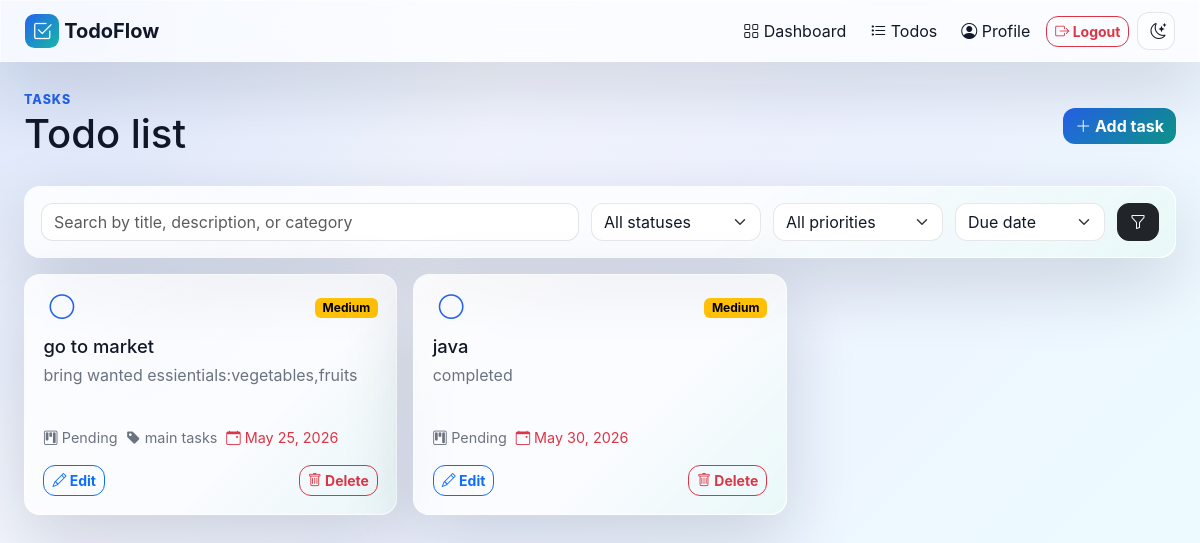
Screenshot of /todos/ (signed in) with the database file from the repository.
### todo/models.py (models this page shows, shortened)
class TodoTask(models.Model):
    class Status(models.TextChoices):
        PENDING = "pending", "Pending"
        IN_PROGRESS = "in_progress", "In progress"
        COMPLETED = "completed", "Completed"
    user = models.ForeignKey(settings.AUTH_USER_MODEL, on_delete=models.CASCADE, related_name="todos")
    title = models.CharField(max_length=160)
    description = models.TextField(blank=True)
    status = models.CharField(max_length=20, choices=Status.choices, default=Status.PENDING)
    completed = models.BooleanField(default=False)
    due_date = models.DateField(blank=True, null=True)
    priority = models.ForeignKey(Priority, on_delete=models.SET_NULL, null=True, blank=True, related_name="tasks")
    category = models.ForeignKey(Category, on_delete=models.SET_NULL, null=True, blank=True, related_name="tasks")
    created_at = models.DateTimeField(auto_now_add=True)
    updated_at = models.DateTimeField(auto_now=True)
    class Meta:
        ordering = ("completed", "due_date", "-created_at")
        indexes = [
            models.Index(fields=["user", "completed"]),
            models.Index(fields=["user", "status"]),
            models.Index(fields=["due_date"]),
        ]
    @property
    def is_overdue(self):
        return bool(self.due_date and self.due_date < timezone.localdate() and not self.completed)

class Priority(models.Model):
    name = models.CharField(max_length=20, unique=True)
    level = models.PositiveSmallIntegerField(unique=True)
    color = models.CharField(max_length=20, default="secondary")
    class Meta:
        ordering = ("level",)
        verbose_name_plural = "Priorities"
    def __str__(self):
        return self.name

class Category(models.Model):
    user = models.ForeignKey(settings.AUTH_USER_MODEL, on_delete=models.CASCADE, related_name="categories")
    name = models.CharField(max_length=80)
    color = models.CharField(max_length=20, default="#2563eb")
    created_at = models.DateTimeField(auto_now_add=True)
    class Meta:
        unique_together = ("user", "name")
        ordering = ("name",)
        verbose_name_plural = "Categories"

### todo/views.py (the view)
# urls.py: path("", views.todo_list, name="list"),
@login_required
def todo_list(request):
    tasks = TodoTask.objects.filter(user=request.user).select_related("priority", "category")
    query = request.GET.get("q", "").strip()
    status = request.GET.get("status", "")
    priority = request.GET.get("priority", "")
    sort = request.GET.get("sort", "due_date")
    if query:
        tasks = tasks.filter(Q(title__icontains=query) | Q(description__icontains=query) | Q(category__name__icontains=query))
    if status == "completed":
        tasks = tasks.filter(completed=True)
    elif status == "pending":
        tasks = tasks.filter(completed=False)
    if priority:
        tasks = tasks.filter(priority_id=priority)
    sort_map = {"created": "-created_at", "priority": "priority__level", "due_date": "due_date", "title": "title"}
    tasks = tasks.order_by("completed", sort_map.get(sort, "due_date"), "-created_at")
    paginator = Paginator(tasks, 8)
    context = {
        "page_obj": paginator.get_page(request.GET.get("page")),
        "priorities": Priority.objects.all(),
        "categories": Category.objects.filter(user=request.user),
        "filters": {"q": query, "status": status, "priority": priority, "sort": sort},
    }
    return render(request, "todo/todo_list.html", context)

### Templates/todo/todo_list.html (shortened to what this page needs)
{% extends "base.html" %}
{% block content %}
<div class="page-heading">
    <div><span class="eyebrow">Tasks</span><h1>Todo list</h1></div>
    <a class="btn btn-primary" href="{% url 'todo:create' %}"><i class="bi bi-plus-lg"></i> Add task</a>
</div>
<form class="filter-bar panel" method="get">
    <input class="form-control" name="q" value="{{ filters.q }}" placeholder="Search by title, description, or category">
    <select class="form-select" name="status">
        <option value="">All statuses</option>
    </select>
    <select class="form-select" name="priority">
        <option value="">All priorities</option>
    </select>
    <select class="form-select" name="sort">
        <option value="due_date" {% if filters.sort == "due_date" %}selected{% endif %}>Due date</option>
    </select>
    <button class="btn btn-dark" type="submit"><i class="bi bi-funnel"></i></button>
</form>
<div class="todo-grid">
    {% for task in page_obj %}
        <article class="todo-card {% if task.completed %}is-complete{% endif %}" data-task-card>
            <div class="todo-card-head">
                <form method="post" action="{% url 'todo:toggle' task.pk %}" data-toggle-form>
                    <button class="complete-btn" type="submit" aria-label="Toggle completion"><i class="bi {% if task.completed %}bi-check-circle-fill{% else %}bi-circle{% endif %}"></i></button>
                </form>
                <span class="badge text-bg-{{ task.priority.color|default:'secondary' }}">{{ task.priority|default:"Normal" }}</span>
            </div>
            <h2>{{ task.title }}</h2>
            <p>{{ task.description|default:"No description added."|truncatechars:120 }}</p>
            <div class="todo-meta">
                <span><i class="bi bi-kanban"></i> {{ task.get_status_display }}</span>
                {% if task.category %}<span style="--cat-color: {{ task.category.color }}"><i class="bi bi-tag-fill"></i> {{ task.category.name }}</span>{% endif %}
                {% if task.due_date %}<span class="{% if task.is_overdue %}text-danger{% endif %}"><i class="bi bi-calendar-event"></i> {{ task.due_date }}</span>{% endif %}
            </div>
            <div class="todo-actions">
                <a class="btn btn-sm btn-outline-primary" href="{% url 'todo:update' task.pk %}"><i class="bi bi-pencil"></i> Edit</a>
                <form method="post" action="{% url 'todo:delete' task.pk %}" data-confirm="Delete this task?">
                    {% csrf_token %}<button class="btn btn-sm btn-outline-danger"><i class="bi bi-trash"></i> Delete</button>
                </form>
            </div>
        </article>
    {% empty %}
        <div class="empty-state"><i class="bi bi-clipboard2-check"></i><h1>No tasks found</h1><p>Create a task or adjust your filters.</p><a class="btn btn-primary" href="{% url 'todo:create' %}">Add task</a></div>
    {% endfor %}
</div>
{% endblock %}

### static/css/app.css (style rules this page uses)
:root { --bg: #f5f7fb; --surface: rgba(255, 255, 255, .86); --surface-strong: #ffffff; --text: #111827; --muted: #6b7280; --border: rgba(17, 24, 39, .1); --primary: #2563eb; --primary-2: #14b8a6; --shadow: 0 18px 50px rgba(15, 23, 42, .12); --glass-highlight: rgba(255, 255, 255, .72); --glass-shadow: 0 24px 70px rgba(15, 23, 42, .16); }
body { min-height: 100vh; background: radial-gradient(circle at top left, rgba(37, 99, 235, .14), transparent 32rem), linear-gradient(135deg, #f8fafc 0%, #eef2ff 46%, #ecfeff 100%); color: var(--text); font-family: Inter, ui-sans-serif, system-ui, -apple-system, BlinkMacSystemFont, "Segoe UI", sans-serif; transition: background .35s ease, color .25s ease; overflow-x: hidden; }
a { color: var(--primary); text-decoration: none; }
.navbar-brand, .nav-link, h1, h2, h3 { color: var(--text); }
.btn { border-radius: .75rem; font-weight: 700; transition: transform .2s ease, box-shadow .2s ease; }
.btn-primary { background: linear-gradient(135deg, var(--primary), #0d9488); border: 0; }
.eyebrow { color: var(--primary); font-weight: 800; text-transform: uppercase; font-size: .78rem; letter-spacing: .08em; }
.hero-panel, .panel, .auth-card, .side-panel, .stat-card, .todo-card, .filter-bar { background: var(--surface); border: 1px solid var(--border); box-shadow: var(--glass-shadow); backdrop-filter: blur(22px) saturate(145%); -webkit-backdrop-filter: blur(22px) saturate(145%); border-radius: 1rem; position: relative; overflow: hidden; transition: transform .24s ease, box-shadow .24s ease, border-color .24s ease, background .25s ease; }
.hero-panel::before, .panel::before, .auth-card::before, .side-panel::before, .stat-card::before, .todo-card::before, .filter-bar::before { content: ""; position: absolute; inset: 0; pointer-events: none; border-radius: inherit; background: linear-gradient(135deg, var(--glass-highlight), transparent 34%), linear-gradient(315deg, rgba(20, 184, 166, .12), transparent 40%); opacity: .6; }
.hero-panel > *, .panel > *, .auth-card > *, .side-panel > *, .stat-card > *, .todo-card > *, .filter-bar > * { position: relative; z-index: 1; }
.form-control, .form-select { border-radius: .75rem; border-color: var(--border); background-color: var(--surface-strong); color: var(--text); transition: border-color .2s ease, box-shadow .2s ease, transform .2s ease, background .2s ease; }
.page-heading, .section-title { display: flex; justify-content: space-between; align-items: center; gap: 1rem; margin-bottom: 1.25rem; }
.panel, .side-panel { padding: 1.25rem; }
.filter-bar { display: grid; grid-template-columns: minmax(220px, 1fr) 170px 170px 150px auto; gap: .75rem; padding: 1rem; margin-bottom: 1rem; }
.todo-grid { display: grid; grid-template-columns: repeat(auto-fill, minmax(280px, 1fr)); gap: 1rem; }
.todo-card { padding: 1.15rem; }
.todo-card-head, .todo-actions, .todo-meta { display: flex; align-items: center; gap: .55rem; flex-wrap: wrap; }
.todo-card-head { justify-content: space-between; }
.todo-card h2 { font-size: 1.15rem; margin: .8rem 0 .4rem; }
.todo-card p { color: var(--muted); min-height: 3rem; }
.todo-meta { color: var(--muted); font-size: .9rem; margin-bottom: 1rem; }
.todo-actions { justify-content: space-between; }
.complete-btn { border: 0; background: transparent; color: var(--primary); font-size: 1.55rem; line-height: 1; }
.reveal-item { animation: riseIn .58s cubic-bezier(.22, 1, .36, 1) both; animation-delay: var(--delay, 0ms); }

### Templates/base.html (style rules this page uses)
.app-navbar, .hero-panel, .panel, .auth-card, .side-panel, .stat-card, .todo-card, .filter-bar { background: rgba(255,255,255,.72) !important; border: 1px solid rgba(255,255,255,.5) !important; box-shadow: 0 24px 70px rgba(15,23,42,.16) !important; backdrop-filter: blur(22px) saturate(145%); -webkit-backdrop-filter: blur(22px) saturate(145%); }
.todo-card, .stat-card, .panel, .auth-card { animation: criticalRise .5s ease both; }

### rows the page displays
TodoTask: completed False (drawn), priority "Medium", title "go to market", description "bring wanted essientials:vegetables,fruits", status "Pending", category.name "main tasks", due_date "May 25, 2026"
TodoTask: completed False (drawn), priority "Medium", title "java", description "completed", status "Pending", due_date "May 30, 2026"
